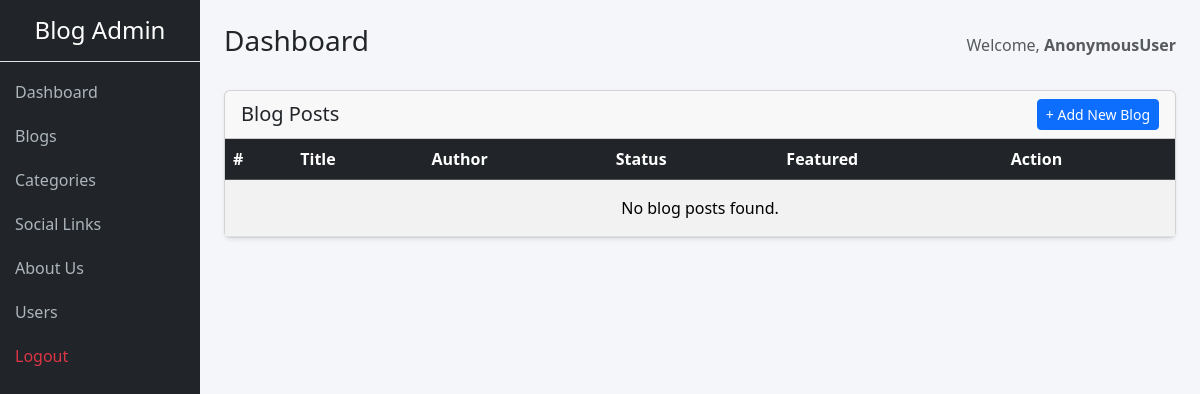
Page /dashboard/blogs/ on the earlier database version.
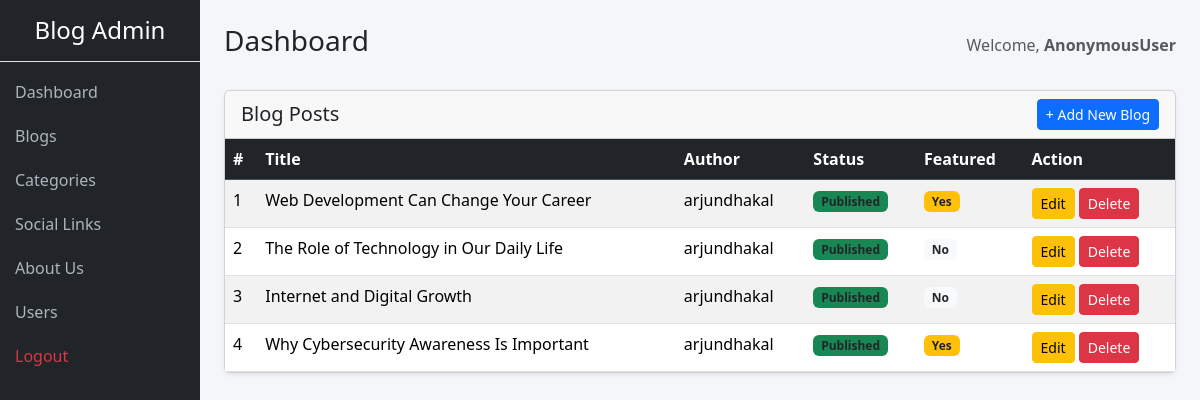
Same page on the later database version.
### main/models.py (models this page shows, shortened)
class Blog(models.Model):
    title=models.CharField(max_length=200)
    slug=models.SlugField(max_length=200,unique=True)
    Category=models.ForeignKey(Category,on_delete=models.CASCADE)
    author=models.ForeignKey(User,on_delete=models.CASCADE)
    image=models.ImageField(upload_to='blogs_images/')
    short_description=models.TextField(max_length=300)
    blog_content=models.TextField()
    status=models.IntegerField(choices=STATUS_CHOICES,default=0)
    is_featured=models.BooleanField(default=False)
    created_at=models.DateTimeField(auto_now_add=True)
    updated_at=models.DateTimeField(auto_now=True)

### core/views.py (the view)
# urls.py: path('blogs/',blog_list,name='blog_list'),
def blog_list(request):
    blogs = Blog.objects.all()
    context = {
        'blogs': blogs
    }
    return render(request, 'blogs.html', context)

### core/templates/blogs.html
{% extends 'base.html' %}
{% block content %}
<div class="card shadow-sm">
    <div class="card-header d-flex justify-content-between align-items-center">
        <h5 class="mb-0">Blog Posts</h5>
        <a href="{% url 'add_blog' %}" class="btn btn-primary btn-sm">
            + Add New Blog
        </a>
    </div>
    <div class="card-body p-0">
        <table class="table table-striped table-hover mb-0">
            <thead class="table-dark">
                <tr>
                    <th>#</th>
                    <th>Title</th>
                    <th>Author</th>
                    <th>Status</th>
                    <th>Featured</th>
                    <th>Action</th>
                </tr>
            </thead>
            <tbody>
                {% for blog in blogs %}
                <tr>
                    <td>{{ forloop.counter }}</td>
                    <td>
                        {{ blog.title|truncatechars:50 }}
                    </td>
                    <td>{{ blog.author }}</td>
                    <td> {% if blog.status %}
                        <span class="badge bg-success text-dark">Published</span>
                        {% else %}
                        <span class="badge bg-secondary text-dark">Draft</span>
                        {% endif %}
                    </td>
                    <td>
                        {% if blog.is_featured %}
                            <span class="badge bg-warning text-dark">Yes</span>
                        {% else %}
                            <span class="badge bg-light text-dark">No</span>
                        {% endif %}
                    </td>
                    <td>
                        <a href="{% url 'update_blog' blog.id %}" class="btn btn-sm btn-warning">
                            Edit
                        </a>
                        <a href="{% url 'delete_blog' blog.id %}"
                           class="btn btn-sm btn-danger"
                           onclick="return confirm('Are you sure you want to delete this blog?')">
                            Delete
                        </a>
                    </td>
                </tr>
                {% empty %}
                <tr>
                    <td colspan="8" class="text-center py-3">
                        No blog posts found.
                    </td>
                </tr>
                {% endfor %}
            </tbody>
        </table>
    </div>
</div>
{% endblock %}

Differences in the rows shown:
added Blog: title "Web Development Can Change Your Career", author "arjundhakal", status "Published", is_featured "Yes"
added Blog: title "The Role of Technology in Our Daily Life", author "arjundhakal", status "Published", is_featured "No"
added Blog: title "Internet and Digital Growth", author "arjundhakal", status "Published", is_featured "No"
added Blog: title "Why Cybersecurity Awareness Is Important", author "arjundhakal", status "Published", is_featured "Yes"
Other differences:
text no longer shown: "No blog posts found."
